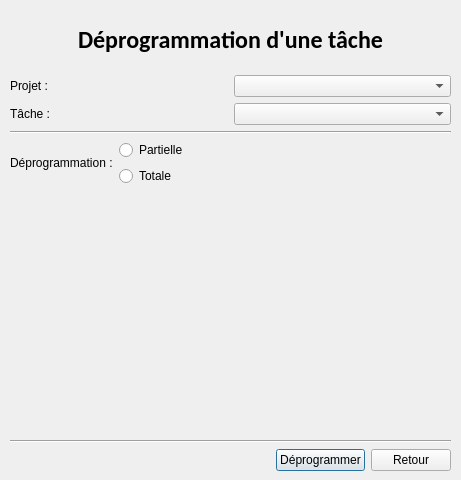
<?xml version="1.0" encoding="UTF-8"?>
<ui version="4.0">
 <class>DeprogTache</class>
 <widget class="QDialog" name="DeprogTache">
  <property name="windowModality">
   <enum>Qt::WindowModal</enum>
  </property>
  <property name="geometry">
   <rect>
    <x>0</x>
    <y>0</y>
    <width>461</width>
    <height>480</height>
   </rect>
  </property>
  <property name="windowTitle">
   <string>Deprog tache</string>
  </property>
  <widget class="QWidget" name="verticalLayoutWidget">
   <property name="geometry">
    <rect>
     <x>10</x>
     <y>10</y>
     <width>441</width>
     <height>461</height>
    </rect>
   </property>
   <layout class="QVBoxLayout" name="verticalLayout_2">
    <item>
     <widget class="QLabel" name="label_4">
      <property name="minimumSize">
       <size>
        <width>0</width>
        <height>59</height>
       </size>
      </property>
      <property name="maximumSize">
       <size>
        <width>16777215</width>
        <height>70</height>
       </size>
      </property>
      <property name="font">
       <font>
        <family>Calibri</family>
        <pointsize>18</pointsize>
        <weight>75</weight>
        <bold>true</bold>
        <underline>false</underline>
       </font>
      </property>
      <property name="text">
       <string>Déprogrammation d'une tâche</string>
      </property>
      <property name="alignment">
       <set>Qt::AlignCenter</set>
      </property>
     </widget>
    </item>
    <item>
     <layout class="QHBoxLayout" name="horizontalLayout_7">
      <item>
       <widget class="QLabel" name="label_7">
        <property name="text">
         <string>Projet :</string>
        </property>
       </widget>
      </item>
      <item>
       <widget class="QComboBox" name="comboBoxProjet"/>
      </item>
     </layout>
    </item>
    <item>
     <layout class="QHBoxLayout" name="horizontalLayout_9">
      <item>
       <widget class="QLabel" name="labelTache_2">
        <property name="minimumSize">
         <size>
          <width>63</width>
          <height>0</height>
         </size>
        </property>
        <property name="text">
         <string>Tâche : </string>
        </property>
       </widget>
      </item>
      <item>
       <widget class="QComboBox" name="comboBoxTache"/>
      </item>
     </layout>
    </item>
    <item>
     <widget class="Line" name="line_2">
      <property name="orientation">
       <enum>Qt::Horizontal</enum>
      </property>
     </widget>
    </item>
    <item>
     <layout class="QHBoxLayout" name="horizontalLayout_2">
      <item>
       <widget class="QLabel" name="labelType">
        <property name="minimumSize">
         <size>
          <width>100</width>
          <height>0</height>
         </size>
        </property>
        <property name="text">
         <string>Déprogrammation :</string>
        </property>
       </widget>
      </item>
      <item>
       <layout class="QVBoxLayout" name="verticalLayout_4">
        <item>
         <widget class="QRadioButton" name="radioButtonPart">
          <property name="text">
           <string>Partielle</string>
          </property>
         </widget>
        </item>
        <item>
         <widget class="QRadioButton" name="radioButtonTot">
          <property name="text">
           <string>Totale</string>
          </property>
         </widget>
        </item>
       </layout>
      </item>
      <item>
       <spacer name="horizontalSpacer_7">
        <property name="orientation">
         <enum>Qt::Horizontal</enum>
        </property>
        <property name="sizeHint" stdset="0">
         <size>
          <width>40</width>
          <height>20</height>
         </size>
        </property>
       </spacer>
      </item>
     </layout>
    </item>
    <item>
     <layout class="QVBoxLayout" name="verticalLayout">
      <item>
       <widget class="QStackedWidget" name="stackedWidget">
        <property name="minimumSize">
         <size>
          <width>437</width>
          <height>150</height>
         </size>
        </property>
        <property name="maximumSize">
         <size>
          <width>437</width>
          <height>250</height>
         </size>
        </property>
        <property name="currentIndex">
         <number>0</number>
        </property>
        <widget class="QWidget" name="page"/>
        <widget class="QWidget" name="page_2">
         <widget class="QWidget" name="layoutWidget_2">
          <property name="geometry">
           <rect>
            <x>-2</x>
            <y>48</y>
            <width>441</width>
            <height>81</height>
           </rect>
          </property>
          <layout class="QHBoxLayout" name="horizontalLayout_10">
           <item>
            <widget class="QLabel" name="labelTache_3">
             <property name="minimumSize">
              <size>
               <width>63</width>
               <height>0</height>
              </size>
             </property>
             <property name="text">
              <string> Programmation à déprogramer :</string>
             </property>
            </widget>
           </item>
           <item>
            <widget class="QListWidget" name="listProgrammation"/>
           </item>
          </layout>
         </widget>
        </widget>
       </widget>
      </item>
     </layout>
    </item>
    <item>
     <widget class="Line" name="line_3">
      <property name="orientation">
       <enum>Qt::Horizontal</enum>
      </property>
     </widget>
    </item>
    <item>
     <layout class="QHBoxLayout" name="horizontalLayout_12">
      <item>
       <spacer name="horizontalSpacer_6">
        <property name="orientation">
         <enum>Qt::Horizontal</enum>
        </property>
        <property name="sizeHint" stdset="0">
         <size>
          <width>40</width>
          <height>20</height>
         </size>
        </property>
       </spacer>
      </item>
      <item>
       <widget class="QPushButton" name="pushButtonValider">
        <property name="text">
         <string>Déprogrammer</string>
        </property>
       </widget>
      </item>
      <item>
       <widget class="QPushButton" name="pushButtonAnnuler">
        <property name="text">
         <string>Retour</string>
        </property>
       </widget>
      </item>
     </layout>
    </item>
   </layout>
  </widget>
 </widget>
 <resources/>
 <connections/>
</ui>
